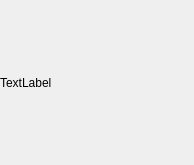
<?xml version="1.0" encoding="UTF-8"?>
<ui version="4.0">
 <class>Dialog</class>
 <widget class="QDialog" name="Dialog">
  <property name="geometry">
   <rect>
    <x>0</x>
    <y>0</y>
    <width>194</width>
    <height>165</height>
   </rect>
  </property>
  <property name="sizePolicy">
   <sizepolicy hsizetype="Preferred" vsizetype="Preferred">
    <horstretch>0</horstretch>
    <verstretch>0</verstretch>
   </sizepolicy>
  </property>
  <property name="sizeIncrement">
   <size>
    <width>0</width>
    <height>0</height>
   </size>
  </property>
  <property name="windowTitle">
   <string>Dialog</string>
  </property>
  <layout class="QHBoxLayout" name="horizontalLayout">
   <property name="spacing">
    <number>0</number>
   </property>
   <property name="leftMargin">
    <number>0</number>
   </property>
   <property name="topMargin">
    <number>0</number>
   </property>
   <property name="rightMargin">
    <number>0</number>
   </property>
   <property name="bottomMargin">
    <number>0</number>
   </property>
   <item>
    <widget class="QLabel" name="label">
     <property name="text">
      <string>TextLabel</string>
     </property>
    </widget>
   </item>
  </layout>
 </widget>
 <resources/>
 <connections/>
</ui>
